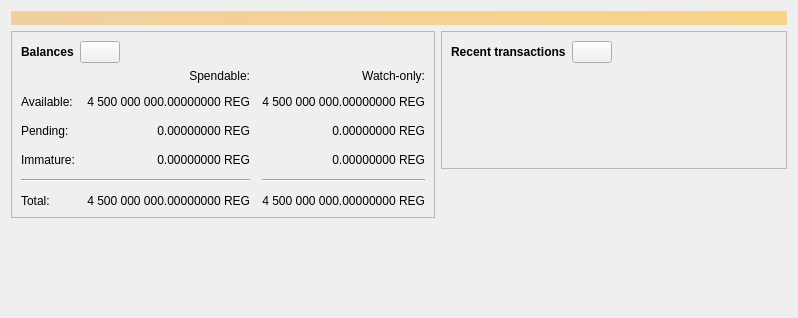
<?xml version="1.0" encoding="UTF-8"?>
<ui version="4.0">
 <class>OverviewPage</class>
 <widget class="QWidget" name="OverviewPage">
  <property name="geometry">
   <rect>
    <x>0</x>
    <y>0</y>
    <width>798</width>
    <height>318</height>
   </rect>
  </property>
  <property name="windowTitle">
   <string>Form</string>
  </property>
  <layout class="QVBoxLayout" name="topLayout">
   <item>
    <widget class="QLabel" name="labelAlerts">
     <property name="visible">
      <bool>false</bool>
     </property>
     <property name="styleSheet">
      <string notr="true">QLabel { background-color: qlineargradient(x1: 0, y1: 0, x2: 1, y2: 0, stop:0 #F0D0A0, stop:1 #F8D488); color:#000000; }</string>
     </property>
     <property name="wordWrap">
      <bool>true</bool>
     </property>
     <property name="margin">
      <number>3</number>
     </property>
     <property name="textInteractionFlags">
      <set>Qt::TextSelectableByMouse</set>
     </property>
    </widget>
   </item>
   <item>
    <layout class="QHBoxLayout" name="horizontalLayout" stretch="1,1">
     <item>
      <layout class="QVBoxLayout" name="verticalLayout_2">
       <item>
        <widget class="QFrame" name="frame">
         <property name="frameShape">
          <enum>QFrame::StyledPanel</enum>
         </property>
         <property name="frameShadow">
          <enum>QFrame::Raised</enum>
         </property>
         <layout class="QVBoxLayout" name="verticalLayout_4">
          <item>
           <layout class="QHBoxLayout" name="horizontalLayout_4">
            <item>
             <widget class="QLabel" name="label_5">
              <property name="font">
               <font>
                <weight>75</weight>
                <bold>true</bold>
               </font>
              </property>
              <property name="text">
               <string>Balances</string>
              </property>
             </widget>
            </item>
            <item>
             <widget class="QPushButton" name="labelWalletStatus">
              <property name="enabled">
               <bool>true</bool>
              </property>
              <property name="maximumSize">
               <size>
                <width>45</width>
                <height>16777215</height>
               </size>
              </property>
              <property name="toolTip">
               <string>The displayed information may be out of date. Your wallet automatically synchronizes with the Regus network after a connection is established, but this process has not completed yet.</string>
              </property>
              <property name="text">
               <string/>
              </property>
              <property name="icon">
               <iconset resource="../regus.qrc">
                <normaloff>:/icons/warning</normaloff>
                <disabledoff>:/icons/warning</disabledoff>:/icons/warning</iconset>
              </property>
              <property name="iconSize">
               <size>
                <width>24</width>
                <height>24</height>
               </size>
              </property>
             </widget>
            </item>
            <item>
             <spacer name="horizontalSpacer_3">
              <property name="orientation">
               <enum>Qt::Horizontal</enum>
              </property>
              <property name="sizeHint" stdset="0">
               <size>
                <width>40</width>
                <height>20</height>
               </size>
              </property>
             </spacer>
            </item>
           </layout>
          </item>
          <item>
           <layout class="QGridLayout" name="gridLayout">
            <property name="spacing">
             <number>12</number>
            </property>
            <item row="2" column="2">
             <widget class="QLabel" name="labelWatchPending">
              <property name="cursor">
               <cursorShape>IBeamCursor</cursorShape>
              </property>
              <property name="toolTip">
               <string>Unconfirmed transactions to watch-only addresses</string>
              </property>
              <property name="text">
               <string notr="true">0.00000000 REG</string>
              </property>
              <property name="alignment">
               <set>Qt::AlignRight|Qt::AlignTrailing|Qt::AlignVCenter</set>
              </property>
              <property name="textInteractionFlags">
               <set>Qt::LinksAccessibleByMouse|Qt::TextSelectableByKeyboard|Qt::TextSelectableByMouse</set>
              </property>
             </widget>
            </item>
            <item row="2" column="1">
             <widget class="QLabel" name="labelUnconfirmed">
              <property name="cursor">
               <cursorShape>IBeamCursor</cursorShape>
              </property>
              <property name="toolTip">
               <string>Total of transactions that have yet to be confirmed, and do not yet count toward the spendable balance</string>
              </property>
              <property name="text">
               <string notr="true">0.00000000 REG</string>
              </property>
              <property name="alignment">
               <set>Qt::AlignRight|Qt::AlignTrailing|Qt::AlignVCenter</set>
              </property>
              <property name="textInteractionFlags">
               <set>Qt::LinksAccessibleByMouse|Qt::TextSelectableByKeyboard|Qt::TextSelectableByMouse</set>
              </property>
             </widget>
            </item>
            <item row="3" column="2">
             <widget class="QLabel" name="labelWatchImmature">
              <property name="cursor">
               <cursorShape>IBeamCursor</cursorShape>
              </property>
              <property name="toolTip">
               <string>Mined balance in watch-only addresses that has not yet matured</string>
              </property>
              <property name="text">
               <string notr="true">0.00000000 REG</string>
              </property>
              <property name="alignment">
               <set>Qt::AlignRight|Qt::AlignTrailing|Qt::AlignVCenter</set>
              </property>
              <property name="textInteractionFlags">
               <set>Qt::LinksAccessibleByMouse|Qt::TextSelectableByKeyboard|Qt::TextSelectableByMouse</set>
              </property>
             </widget>
            </item>
            <item row="4" column="0" colspan="2">
             <widget class="Line" name="line">
              <property name="orientation">
               <enum>Qt::Horizontal</enum>
              </property>
             </widget>
            </item>
            <item row="4" column="2">
             <widget class="Line" name="lineWatchBalance">
              <property name="sizePolicy">
               <sizepolicy hsizetype="Preferred" vsizetype="Fixed">
                <horstretch>0</horstretch>
                <verstretch>0</verstretch>
               </sizepolicy>
              </property>
              <property name="minimumSize">
               <size>
                <width>140</width>
                <height>0</height>
               </size>
              </property>
              <property name="orientation">
               <enum>Qt::Horizontal</enum>
              </property>
             </widget>
            </item>
            <item row="5" column="0">
             <widget class="QLabel" name="labelTotalText">
              <property name="text">
               <string>Total:</string>
              </property>
             </widget>
            </item>
            <item row="3" column="1">
             <widget class="QLabel" name="labelImmature">
              <property name="cursor">
               <cursorShape>IBeamCursor</cursorShape>
              </property>
              <property name="toolTip">
               <string>Mined balance that has not yet matured</string>
              </property>
              <property name="text">
               <string notr="true">0.00000000 REG</string>
              </property>
              <property name="alignment">
               <set>Qt::AlignRight|Qt::AlignTrailing|Qt::AlignVCenter</set>
              </property>
              <property name="textInteractionFlags">
               <set>Qt::LinksAccessibleByMouse|Qt::TextSelectableByKeyboard|Qt::TextSelectableByMouse</set>
              </property>
             </widget>
            </item>
            <item row="2" column="3">
             <spacer name="horizontalSpacer_2">
              <property name="orientation">
               <enum>Qt::Horizontal</enum>
              </property>
              <property name="sizeHint" stdset="0">
               <size>
                <width>40</width>
                <height>20</height>
               </size>
              </property>
             </spacer>
            </item>
            <item row="3" column="0">
             <widget class="QLabel" name="labelImmatureText">
              <property name="text">
               <string>Immature:</string>
              </property>
             </widget>
            </item>
            <item row="5" column="1">
             <widget class="QLabel" name="labelTotal">
              <property name="cursor">
               <cursorShape>IBeamCursor</cursorShape>
              </property>
              <property name="toolTip">
               <string>Your current total balance</string>
              </property>
              <property name="text">
               <string notr="true">4 500 000 000.00000000 REG</string>
              </property>
              <property name="alignment">
               <set>Qt::AlignRight|Qt::AlignTrailing|Qt::AlignVCenter</set>
              </property>
              <property name="textInteractionFlags">
               <set>Qt::LinksAccessibleByMouse|Qt::TextSelectableByKeyboard|Qt::TextSelectableByMouse</set>
              </property>
             </widget>
            </item>
            <item row="5" column="2">
             <widget class="QLabel" name="labelWatchTotal">
              <property name="cursor">
               <cursorShape>IBeamCursor</cursorShape>
              </property>
              <property name="toolTip">
               <string>Current total balance in watch-only addresses</string>
              </property>
              <property name="text">
               <string notr="true">4 500 000 000.00000000 REG</string>
              </property>
              <property name="alignment">
               <set>Qt::AlignRight|Qt::AlignTrailing|Qt::AlignVCenter</set>
              </property>
              <property name="textInteractionFlags">
               <set>Qt::LinksAccessibleByMouse|Qt::TextSelectableByKeyboard|Qt::TextSelectableByMouse</set>
              </property>
             </widget>
            </item>
            <item row="0" column="2">
             <widget class="QLabel" name="labelWatchonly">
              <property name="text">
               <string>Watch-only:</string>
              </property>
              <property name="alignment">
               <set>Qt::AlignRight|Qt::AlignTrailing|Qt::AlignVCenter</set>
              </property>
             </widget>
            </item>
            <item row="1" column="0">
             <widget class="QLabel" name="labelBalanceText">
              <property name="text">
               <string>Available:</string>
              </property>
             </widget>
            </item>
            <item row="1" column="1">
             <widget class="QLabel" name="labelBalance">
              <property name="cursor">
               <cursorShape>IBeamCursor</cursorShape>
              </property>
              <property name="toolTip">
               <string>Your current spendable balance</string>
              </property>
              <property name="text">
               <string notr="true">4 500 000 000.00000000 REG</string>
              </property>
              <property name="alignment">
               <set>Qt::AlignRight|Qt::AlignTrailing|Qt::AlignVCenter</set>
              </property>
              <property name="textInteractionFlags">
               <set>Qt::LinksAccessibleByMouse|Qt::TextSelectableByKeyboard|Qt::TextSelectableByMouse</set>
              </property>
             </widget>
            </item>
            <item row="1" column="2">
             <widget class="QLabel" name="labelWatchAvailable">
              <property name="cursor">
               <cursorShape>IBeamCursor</cursorShape>
              </property>
              <property name="toolTip">
               <string>Your current balance in watch-only addresses</string>
              </property>
              <property name="text">
               <string notr="true">4 500 000 000.00000000 REG</string>
              </property>
              <property name="alignment">
               <set>Qt::AlignRight|Qt::AlignTrailing|Qt::AlignVCenter</set>
              </property>
              <property name="textInteractionFlags">
               <set>Qt::LinksAccessibleByMouse|Qt::TextSelectableByKeyboard|Qt::TextSelectableByMouse</set>
              </property>
             </widget>
            </item>
            <item row="2" column="0">
             <widget class="QLabel" name="labelPendingText">
              <property name="text">
               <string>Pending:</string>
              </property>
             </widget>
            </item>
            <item row="0" column="1">
             <widget class="QLabel" name="labelSpendable">
              <property name="text">
               <string>Spendable:</string>
              </property>
              <property name="alignment">
               <set>Qt::AlignRight|Qt::AlignTrailing|Qt::AlignVCenter</set>
              </property>
             </widget>
            </item>
           </layout>
          </item>
         </layout>
        </widget>
       </item>
       <item>
        <spacer name="verticalSpacer">
         <property name="orientation">
          <enum>Qt::Vertical</enum>
         </property>
         <property name="sizeHint" stdset="0">
          <size>
           <width>20</width>
           <height>40</height>
          </size>
         </property>
        </spacer>
       </item>
      </layout>
     </item>
     <item>
      <layout class="QVBoxLayout" name="verticalLayout_3">
       <item>
        <widget class="QFrame" name="frame_2">
         <property name="frameShape">
          <enum>QFrame::StyledPanel</enum>
         </property>
         <property name="frameShadow">
          <enum>QFrame::Raised</enum>
         </property>
         <layout class="QVBoxLayout" name="verticalLayout">
          <item>
           <layout class="QHBoxLayout" name="horizontalLayout_2">
            <item>
             <widget class="QLabel" name="label_4">
              <property name="font">
               <font>
                <weight>75</weight>
                <bold>true</bold>
               </font>
              </property>
              <property name="text">
               <string>Recent transactions</string>
              </property>
             </widget>
            </item>
            <item>
             <widget class="QPushButton" name="labelTransactionsStatus">
              <property name="enabled">
               <bool>true</bool>
              </property>
              <property name="maximumSize">
               <size>
                <width>45</width>
                <height>16777215</height>
               </size>
              </property>
              <property name="toolTip">
               <string>The displayed information may be out of date. Your wallet automatically synchronizes with the Regus network after a connection is established, but this process has not completed yet.</string>
              </property>
              <property name="text">
               <string/>
              </property>
              <property name="icon">
               <iconset resource="../regus.qrc">
                <normaloff>:/icons/warning</normaloff>
                <disabledoff>:/icons/warning</disabledoff>:/icons/warning</iconset>
              </property>
              <property name="iconSize">
               <size>
                <width>24</width>
                <height>24</height>
               </size>
              </property>
             </widget>
            </item>
            <item>
             <spacer name="horizontalSpacer">
              <property name="orientation">
               <enum>Qt::Horizontal</enum>
              </property>
              <property name="sizeHint" stdset="0">
               <size>
                <width>40</width>
                <height>20</height>
               </size>
              </property>
             </spacer>
            </item>
           </layout>
          </item>
          <item>
           <widget class="TransactionOverviewWidget" name="listTransactions">
            <property name="styleSheet">
             <string notr="true">QListView { background: transparent; }</string>
            </property>
            <property name="frameShape">
             <enum>QFrame::NoFrame</enum>
            </property>
            <property name="verticalScrollBarPolicy">
             <enum>Qt::ScrollBarAlwaysOff</enum>
            </property>
            <property name="horizontalScrollBarPolicy">
             <enum>Qt::ScrollBarAlwaysOff</enum>
            </property>
            <property name="sizeAdjustPolicy">
             <enum>QAbstractScrollArea::AdjustToContents</enum>
            </property>
            <property name="selectionMode">
             <enum>QAbstractItemView::NoSelection</enum>
            </property>
            <property name="uniformItemSizes">
             <bool>true</bool>
            </property>
           </widget>
          </item>
         </layout>
        </widget>
       </item>
       <item>
        <spacer name="verticalSpacer_2">
         <property name="orientation">
          <enum>Qt::Vertical</enum>
         </property>
         <property name="sizeHint" stdset="0">
          <size>
           <width>20</width>
           <height>40</height>
          </size>
         </property>
        </spacer>
       </item>
      </layout>
     </item>
    </layout>
   </item>
  </layout>
 </widget>
 <customwidgets>
  <customwidget>
   <class>TransactionOverviewWidget</class>
   <extends>QListView</extends>
   <header>qt/transactionoverviewwidget.h</header>
  </customwidget>
 </customwidgets>
 <resources/>
 <connections/>
</ui>
